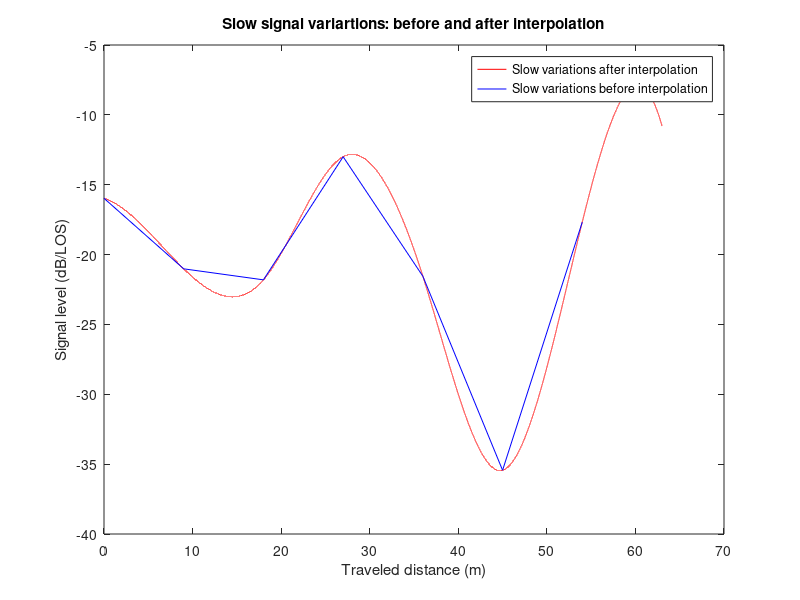

Recreate this plot in MATLAB. (Note: this script raises an error after producing the figure.)
%
% project621  (Power control speed 10 m/s)
%
% Initialization ========================================================

clear all, close all

% Common parameters ======================================================

Nsamples=100050;         % approx.  number of samples to be generated 
f= 900e6;             % carrier frequency (Hz)
V=10;                  % MS speed (m/s) 
Lcorr=9.0;             % Slow variations. Correlation distance (m) 
F=500;                    % Sampling: Fraction of wavelength 
NFFT= 256;              % No. of FFT points

% Model parameters S,M  (SUZUKI) =======================================

	M=-13;               % Mean value of sigma in dB
	S= 6.0;              % std of sigma in dB
    
% Secondary parameters ===================================================

lambdac=3e8/f;                  % wavelength (m)
kc=2*pi/lambdac;                % wave number  
fm=V/lambdac;                   % Max Doppler
ts=(lambdac/F)/V;               % sampling spacing (s)
fs=1/ts;                       % sampling freq. (Hz)

% Randomize seed using seconds field in computer clock ==================

clk = clock;
randn('state',sum(100*clk(6)));

% Gen.  slow variations. Lower rail in diagram 
% Uncorrelated samples are assumed to be spaced Lcorr (m) ===============

samplesLcorr=Lcorr/(lambdac/F);      % No. of samples within Lcorr
samplesLcorr=round(samplesLcorr);   % Integer number: modifies slightly Lcorr

Nslowsamples=Nsamples/samplesLcorr;     % No of slow var. samples 
Nslowsamples=round(Nslowsamples);      % Integer number 

Nsamples=Nslowsamples*samplesLcorr;    % New total number of samples


% Variations of sigma ==============================================

slow=randn(Nslowsamples+1,1);      % uncorrelated slow variations (one more sample to avoid problems in interoplation
A=(slow*S)+M;         % Normal distr.: Mean M and std S  
a=10.^(A/20);         %convenrt to linear units (log-normal) 

% Interpolate slow variations of sigma =============================

% x=[0:Nslowsamples-1]*Lcorr;     % axis in m (samples spaced Lcorr m)
% x2=[0:Nslowsamples*samplesLcorr-1]*Lcorr/samplesLcorr;

x=[0:Nslowsamples]*Lcorr;     % axis in m (samples spaced Lcorr m)
x2=[0:Nslowsamples*samplesLcorr]*Lcorr/samplesLcorr;

G2=interp1(x,A,x2,'spline');         % Interpolated amplitude for A 

% we use one extra sample in x to avoid interpolation problems at end
% points. Now we discard it and the corresponding interpolated samples 
x=x(1:Nslowsamples);
A=A(1:Nslowsamples);
x2=x2(1:Nslowsamples*samplesLcorr+1);
G2=G2(1:Nslowsamples*samplesLcorr+1);

% new corrected number of samples
Nsamples=Nslowsamples*samplesLcorr+1

figure,plot(x2,G2,'r',x,A,'b')
xlabel('Traveled distance (m)')
ylabel('Signal level (dB/LOS)')
title('Slow signal variartions: before and after interpolation') 
legend('Slow variations after interpolation', 'Slow variations before interpolation', 'Location', 'Best');


G2filt=10.^(G2/20);


% Generate fast variations % upper rail =================================

I=randn(1,Nsamples);        % In-phase component  
Q=randn(1,Nsamples);        % Quadrature component 

% JAKES filter ===========================================================

freqstep=5;
[filtertimedomain]=jakeswofigs(freqstep,fm,fs);


% Suzuki time series generator  ============================================

% RAYLEIGH part. Upper rail in schematic diagram ========================

% Rayleigh before filtering (Jakes)

ray=(I+j*Q);


% Fiter. Upper rail ================================

ray_filt=conv(ray,filtertimedomain);


% Remove end samples after convolution ===================================
len=length(filtertimedomain);
ray_filt=ray_filt(len:end-len/2);
x2=x2(1:end-len/2);
G2filt=G2filt(1:end-len/2);
Nsamples=Nsamples-len/2;

% Building Suzuki series ==================================================

rSUZ=ray_filt.*G2filt;

figure,plot([0:Nsamples-1]*lambdac/F,20*log10(abs(rSUZ)),'g',...
    [0:Nsamples-1]*lambdac/F,20*log10(abs(G2filt)),'r')
xlabel('Traveled distance (m)')
ylabel('Signal level (dB/LOS)')
title('Overall signal variations and slow signal variartions') 

taxisSUZ=[0:Nsamples-1]*ts;
figure,plot(taxisSUZ,20*log10(abs(rSUZ)),'g',...
    taxisSUZ,20*log10(abs(G2filt)),'r')
xlabel('time (s)');
ylabel('Signal level (dB/LOS)')
title('Overall signal variations and slow signal variartions') 

% Calculate CDF ======================================================

[xSUZ,ySUZ]=fCDF(abs(rSUZ));
[xLN,yLN]=fCDF(abs(G2filt));
[xray,yray]=fCDF(abs(ray_filt));

%==========================================================================
% Mobile side.
% Sliding window.
wint=1/1500;               % Window size in s.
winLen=round(wint/ts);     % Window size in samples.

threshold=median(20*log10(abs(rSUZ)));  % power threshold in dB.

numWin=ceil(Nsamples/winLen);
control=0;
rSUZpc=[];
sigControl=[];
for win=1:numWin
    lowWin=(win-1)*winLen+1;
    upWin=win*winLen;
    if upWin>Nsamples
        upWin=Nsamples;
    end
    
    signal=20*log10(abs(rSUZ(lowWin:upWin)))+control;
    rSUZpc=[rSUZpc signal];
    sigControl=[sigControl control*ones(1,length(lowWin:upWin))];
    
    winMean=mean(signal);
    if winMean>threshold
        control=control-1;
    elseif winMean<threshold
        control=control+1;
    end
end

figure,plot(taxisSUZ,20*log10(abs(rSUZ)),'g',taxisSUZ,sigControl,'r',taxisSUZ,rSUZpc)
xlabel('time (s)');
ylabel('Normalized received power (dB)')
legend('Received signal without PC','Control signal','Power Controlled signal','Location','SouthWest');

% Distribution of the power controlled signal.
[xSUZpc,ySUZpc]=fCDF(rSUZpc);
[xcontrol,ycontrol]=fCDF(sigControl);

figure,plot(20*log10(xSUZ),ySUZ,'g',xSUZpc,ySUZpc),grid
title('CDFs of received signal with and without Power Control') 
xlabel('Signal level (dB/LOS)')
ylabel('Probability the abscissa is not exceeded')
legend('Received signal','Power controlled signal','Location','NorthWest')
axis_fig=axis;
axis([axis_fig(1) axis_fig(2) 0 1])

stdSUZ=std(20*log10(rSUZ)) 
stdSUZpc=std(rSUZpc)
